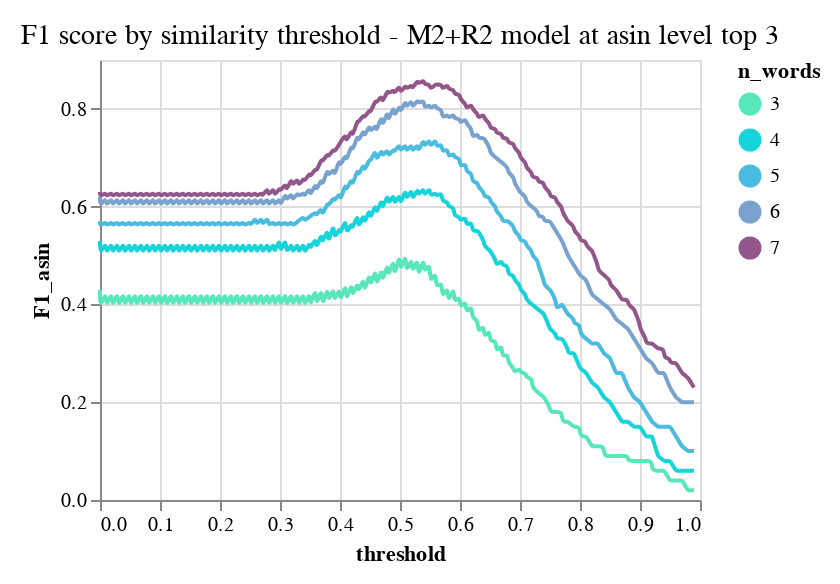

Write notebook code for a chart like this one.
### Markdown cell above
### M2+R2 SCORES BY SIMILARITY THRESHOLD

### Code cell
def chart_with_tooltip(source, x, y, color, tooltip, title, chart_type):
    domain = source[color].unique()
    # range_ = ["#92568B","#79A3CE", "#49BCDF", "#16D4D9", "#57E7BB"][:len(domain)]
    range_ = ["#57E7BB","#16D4D9", "#49BCDF", "#79A3CE", "#92568B"][:len(domain)]
    
    chart1 = alt.Chart(df_reduced).mark_line().encode(
            alt.X('{}:Q'.format(x)),
            alt.Y('{}:Q'.format(y)),
            color = alt.Color('{}:N'.format(color), scale=alt.Scale(domain=domain, range=range_)),
            tooltip="{}:Q".format(tooltip))

    nearest = alt.selection(type='single', nearest=True, on='mouseover', fields=[x], empty='none')

        # The basic line
    
    line = alt.Chart(source).mark_line(interpolate='basis').encode(
            alt.X('{}:Q'.format(x)),
            alt.Y('{}:Q'.format(y)),
            color = alt.Color('{}:N'.format(color), scale=alt.Scale(domain=domain, range=range_)))
    
    if chart_type == "point":    
        point = alt.Chart(source).mark_point(interpolate='basis').encode(
                alt.X('{}:Q'.format(x)),
                alt.Y('{}:Q'.format(y)),
                color = alt.Color('{}:N'.format(color), scale=alt.Scale(domain=domain, range=range_)))

        # Transparent selectors across the chart. This is what tells us
        # the x-value of the cursor
    selectors = alt.Chart(source).mark_point().encode(
            x='{}:Q'.format(x),
            opacity=alt.value(0),
        ).add_selection(
            nearest)

        # Draw points on the line, and highlight based on selection
    points = line.mark_point().encode(opacity=alt.condition(nearest, alt.value(1), alt.value(0))    )

        # Draw text labels near the points, and highlight based on selection
    text = line.mark_text(align='left', dx=5, dy=-5).encode(text=alt.condition(nearest, '{}:Q'.format(y), alt.value(' ')))

        # Draw a rule at the location of the selection
    rules = alt.Chart(source).mark_rule(color='gray').encode(
            x='{}:Q'.format(x),
        ).transform_filter(
            nearest
        )
        # Put the five layers into a chart and bind the data
     
    if chart_type == "point":
        chart = alt.layer(
            point, selectors, points, rules, text
            ).properties(
                width=300, height=220,
            title=alt.TitleParams(text=title, fontSize = 15, fontWeight = 400), 
            padding={"left": 10, "top": 10, "right": 10, "bottom": 10}
            ) #.configure(background='#F2F2F2')
        
    else:
        
        
        chart = alt.layer(
                line, selectors, points, rules, text
            ).properties(
                width=300, height=220,
            title=alt.TitleParams(text=title, fontSize = 14, fontWeight = 400), 
            padding={"left": 10, "top": 10, "right": 10, "bottom": 10}
            ) #.configure(background='#F2F2F2')

        
    return chart 
source = M2R2
x = 'threshold'
y = 'F1_asin'
color = 'n_words'
tooltip = y
chart_type = "line"
title = 'F1 score by similarity threshold - M2+R2 model at asin level top 3'
chart_with_tooltip(source, x, y, color, tooltip, title, chart_type)

### Figure 1 — Vega-Lite specification as saved in the notebook (floating-point values rounded to 4 significant figures; data arrays with more than 128 entries replaced by an {"elided": "..."} marker saying what was removed)
{"config": {"view": {"continuousWidth": 400, "continuousHeight": 300}}, "layer": [{"mark": {"type": "line", "interpolate": "basis"}, "encoding": {"color": {"type": "nominal", "field": "n_words", "scale": {"domain": [3.0, 4.0, 5.0, 6.0, 7.0], "range": ["#57E7BB", "#16D4D9", "#49BCDF", "#79A3CE", "#92568B"]}}, "x": {"type": "quantitative", "field": "threshold"}, "y": {"type": "quantitative", "field": "F1_asin"}}}, {"mark": "point", "encoding": {"opacity": {"value": 0}, "x": {"type": "quantitative", "field": "threshold"}}, "selection": {"selector063": {"type": "single", "nearest": true, "on": "mouseover", "fields": ["threshold"], "empty": "none"}}}, {"mark": "point", "encoding": {"color": {"type": "nominal", "field": "n_words", "scale": {"domain": [3.0, 4.0, 5.0, 6.0, 7.0], "range": ["#57E7BB", "#16D4D9", "#49BCDF", "#79A3CE", "#92568B"]}}, "opacity": {"condition": {"value": 1, "selection": "selector063"}, "value": 0}, "x": {"type": "quantitative", "field": "threshold"}, "y": {"type": "quantitative", "field": "F1_asin"}}}, {"mark": {"type": "rule", "color": "gray"}, "encoding": {"x": {"type": "quantitative", "field": "threshold"}}, "transform": [{"filter": {"selection": "selector063"}}]}, {"mark": {"type": "text", "align": "left", "dx": 5, "dy": -5}, "encoding": {"color": {"type": "nominal", "field": "n_words", "scale": {"domain": [3.0, 4.0, 5.0, 6.0, 7.0], "range": ["#57E7BB", "#16D4D9", "#49BCDF", "#79A3CE", "#92568B"]}}, "text": {"condition": {"type": "quantitative", "field": "F1_asin", "selection": "selector063"}, "value": " "}, "x": {"type": "quantitative", "field": "threshold"}, "y": {"type": "quantitative", "field": "F1_asin"}}}], "data": {"name": "data-b560758dffc0c12f288ee3baef9e529f"}, "height": 220, "padding": {"left": 10, "top": 10, "right": 10, "bottom": 10}, "title": {"text": "F1 score by similarity threshold - M2+R2 model at asin level top 3", "fontSize": 14, "fontWeight": 400}, "width": 300, "$schema": "https://vega.github.io/schema/vega-lite/v4.8.1.json", "datasets": {"data-b560758dffc0c12f288ee3baef9e529f": {"elided": "1010 records"}}}
